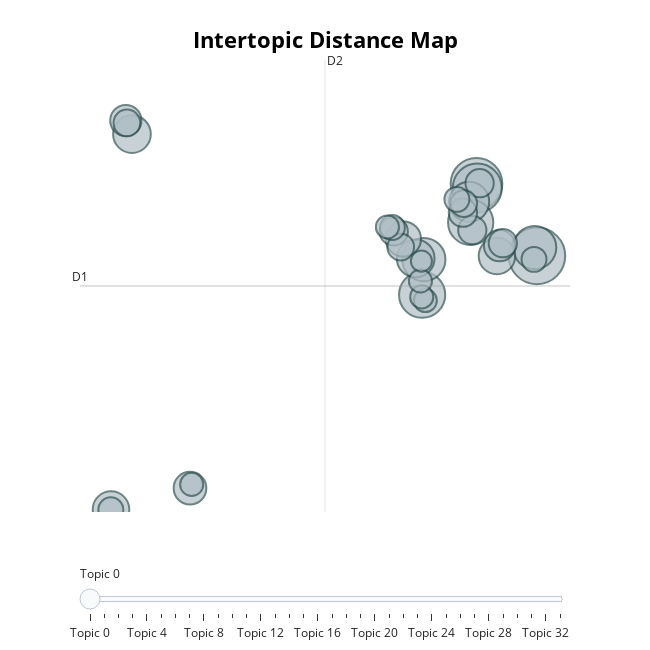

Notebook cell for this chart:
### Code cell
topic_model.visualize_topics()

### Figure 1 — Plotly figure (JSON) as saved in the notebook; plotly's stock layout.template omitted (floating-point values rounded to 4 significant figures)
{"data": [{"customdata": [[0, "pen | feet | refills | colors | 20", 36], [1, "petg | basics | amazon | priline | spool", 30], [2, "basics | amazon | kg | spool | pla", 27], [3, "paramount | 1kg | skin | military | 175mm", 24], [4, "22 | lbs | 003mm | 1kg | accuracy", 23], [5, "most | fdm | fit | fits | 22lbs", 21], [6, "made | usa | haze | in | the", 21], [7, "pla | accuracy | dimensional | mm | 002", 18], [8, "dorks | gizmo | printers | 22lb | 200g", 16], [9, "tpu | flexible | soft | 95a | jayo", 16], [10, "solutech | 10kg | real | lbs | 22", 15], [11, "amolen | change | includes | to | color", 15], [12, "size | diy | large | assembled | aluminum", 14], [13, "silk | shiny | gold | silky | shine", 12], [14, "abs | jet | up | on | reprap", 11], [15, "wood | no | printing | marble | pla", 11], [16, "ender | direct | extruder | drive | upgrade", 9], [17, "stronghero3d | ender3 | cr10 | net | weight", 9], [18, "esun | 22lbs | natural | gold | 3mm", 9], [19, "polymaker | bundle | casting | 3kg | polylite", 9], [20, "matte | esun | density | low | printers", 9], [21, "abs | 10 | durable | sunlu | bundle", 8], [22, "storage | dryer | box | remove | bags", 8], [23, "hatchbox | mm | kg | 003 | dimensional", 8], [24, "solutech | 10kg | 003 | 22 | lbs", 7], [25, "robotics | aio | 05 | belt | 002", 7], [26, "04mm | extruder | nozzle | nozzles | cleaner", 7], [27, "odor | sunlulow | as | mm | 175", 7], [28, "tape | strapping | fiberglass | reinforced | mil", 6], [29, "ninjatek | tpe5kg | ninjaflex | of | tpu", 6], [30, "tube | ptfe | pc4m6 | bowden | pieces", 6], [31, "008f39 | melca | manufacturing | iron | mm1kg220lb", 6], [32, "silk | dual | rainbow | coextrusion | color", 6], [33, "silk | fdm | shiny | fit | most", 5]], "hovertemplate": "<b>Topic %{customdata[0]}</b><br>%{customdata[1]}<br>Size: %{customdata[2]}", "legendgroup": "", "marker": {"color": "#B0BEC5", "line": {"color": "DarkSlateGrey", "width": 2}, "size": [36, 30, 27, 24, 23, 21, 21, 18, 16, 16, 15, 15, 14, 12, 11, 11, 9, 9, 9, 9, 9, 8, 8, 8, 7, 7, 7, 7, 6, 6, 6, 6, 6, 5], "sizemode": "area", "sizeref": 0.0225, "symbol": "circle"}, "mode": "markers", "name": "", "orientation": "v", "showlegend": false, "type": "scatter", "x": [13.5, 9.801, 9.85, 6.473, 9.446, 6.578, 13.36, 9.354, -11.29, 6.078, -12.57, 11.05, 5.322, -7.737, -11.67, 11.21, 4.733, 9.544, 9.992, 8.97, 11.41, -11.6, 5.164, 9.02, -12.58, 8.602, 4.653, 13.32, 6.668, 6.448, 4.35, 6.369, -7.634, 6.429], "xaxis": "x", "y": [7.441, 9.438, 9.324, 6.362, 8.368, 7.338, 7.671, 8.938, 10.82, 7.371, 0.4086, 7.438, 7.907, 1.001, 11.19, 7.723, 8.119, 8.155, 9.455, 8.637, 7.791, 11.13, 7.685, 8.891, 0.3991, 9.007, 8.227, 7.343, 6.202, 6.303, 8.242, 6.744, 1.104, 7.295], "yaxis": "y"}], "layout": {"annotations": [{"showarrow": false, "text": "D1", "x": -14.47, "y": 6.605, "yshift": 10}, {"showarrow": false, "text": "D2", "x": 0.5269, "xshift": 10, "y": 12.87}], "height": 650, "hoverlabel": {"bgcolor": "white", "font": {"family": "Rockwell", "size": 16}}, "legend": {"itemsizing": "constant", "tracegroupgap": 0}, "margin": {"t": 60}, "shapes": [{"line": {"color": "#CFD8DC", "width": 2}, "type": "line", "x0": 0.5269, "x1": 0.5269, "y0": 0.3392, "y1": 12.87}, {"line": {"color": "#9E9E9E", "width": 2}, "type": "line", "x0": -14.47, "x1": 15.53, "y0": 6.605, "y1": 6.605}], "sliders": [{"active": 0, "pad": {"t": 50}, "steps": [{"args": [{"marker.color": [["red", "#B0BEC5", "#B0BEC5", "#B0BEC5", "#B0BEC5", "#B0BEC5", "#B0BEC5", "#B0BEC5", "#B0BEC5", "#B0BEC5", "#B0BEC5", "#B0BEC5", "#B0BEC5", "#B0BEC5", "#B0BEC5", "#B0BEC5", "#B0BEC5", "#B0BEC5", "#B0BEC5", "#B0BEC5", "#B0BEC5", "#B0BEC5", "#B0BEC5", "#B0BEC5", "#B0BEC5", "#B0BEC5", "#B0BEC5", "#B0BEC5", "#B0BEC5", "#B0BEC5", "#B0BEC5", "#B0BEC5", "#B0BEC5", "#B0BEC5"]]}], "label": "Topic 0", "method": "update"}, {"args": [{"marker.color": [["#B0BEC5", "red", "#B0BEC5", "#B0BEC5", "#B0BEC5", "#B0BEC5", "#B0BEC5", "#B0BEC5", "#B0BEC5", "#B0BEC5", "#B0BEC5", "#B0BEC5", "#B0BEC5", "#B0BEC5", "#B0BEC5", "#B0BEC5", "#B0BEC5", "#B0BEC5", "#B0BEC5", "#B0BEC5", "#B0BEC5", "#B0BEC5", "#B0BEC5", "#B0BEC5", "#B0BEC5", "#B0BEC5", "#B0BEC5", "#B0BEC5", "#B0BEC5", "#B0BEC5", "#B0BEC5", "#B0BEC5", "#B0BEC5", "#B0BEC5"]]}], "label": "Topic 1", "method": "update"}, {"args": [{"marker.color": [["#B0BEC5", "#B0BEC5", "red", "#B0BEC5", "#B0BEC5", "#B0BEC5", "#B0BEC5", "#B0BEC5", "#B0BEC5", "#B0BEC5", "#B0BEC5", "#B0BEC5", "#B0BEC5", "#B0BEC5", "#B0BEC5", "#B0BEC5", "#B0BEC5", "#B0BEC5", "#B0BEC5", "#B0BEC5", "#B0BEC5", "#B0BEC5", "#B0BEC5", "#B0BEC5", "#B0BEC5", "#B0BEC5", "#B0BEC5", "#B0BEC5", "#B0BEC5", "#B0BEC5", "#B0BEC5", "#B0BEC5", "#B0BEC5", "#B0BEC5"]]}], "label": "Topic 2", "method": "update"}, {"args": [{"marker.color": [["#B0BEC5", "#B0BEC5", "#B0BEC5", "red", "#B0BEC5", "#B0BEC5", "#B0BEC5", "#B0BEC5", "#B0BEC5", "#B0BEC5", "#B0BEC5", "#B0BEC5", "#B0BEC5", "#B0BEC5", "#B0BEC5", "#B0BEC5", "#B0BEC5", "#B0BEC5", "#B0BEC5", "#B0BEC5", "#B0BEC5", "#B0BEC5", "#B0BEC5", "#B0BEC5", "#B0BEC5", "#B0BEC5", "#B0BEC5", "#B0BEC5", "#B0BEC5", "#B0BEC5", "#B0BEC5", "#B0BEC5", "#B0BEC5", "#B0BEC5"]]}], "label": "Topic 3", "method": "update"}, {"args": [{"marker.color": [["#B0BEC5", "#B0BEC5", "#B0BEC5", "#B0BEC5", "red", "#B0BEC5", "#B0BEC5", "#B0BEC5", "#B0BEC5", "#B0BEC5", "#B0BEC5", "#B0BEC5", "#B0BEC5", "#B0BEC5", "#B0BEC5", "#B0BEC5", "#B0BEC5", "#B0BEC5", "#B0BEC5", "#B0BEC5", "#B0BEC5", "#B0BEC5", "#B0BEC5", "#B0BEC5", "#B0BEC5", "#B0BEC5", "#B0BEC5", "#B0BEC5", "#B0BEC5", "#B0BEC5", "#B0BEC5", "#B0BEC5", "#B0BEC5", "#B0BEC5"]]}], "label": "Topic 4", "method": "update"}, {"args": [{"marker.color": [["#B0BEC5", "#B0BEC5", "#B0BEC5", "#B0BEC5", "#B0BEC5", "red", "#B0BEC5", "#B0BEC5", "#B0BEC5", "#B0BEC5", "#B0BEC5", "#B0BEC5", "#B0BEC5", "#B0BEC5", "#B0BEC5", "#B0BEC5", "#B0BEC5", "#B0BEC5", "#B0BEC5", "#B0BEC5", "#B0BEC5", "#B0BEC5", "#B0BEC5", "#B0BEC5", "#B0BEC5", "#B0BEC5", "#B0BEC5", "#B0BEC5", "#B0BEC5", "#B0BEC5", "#B0BEC5", "#B0BEC5", "#B0BEC5", "#B0BEC5"]]}], "label": "Topic 5", "method": "update"}, {"args": [{"marker.color": [["#B0BEC5", "#B0BEC5", "#B0BEC5", "#B0BEC5", "#B0BEC5", "#B0BEC5", "red", "#B0BEC5", "#B0BEC5", "#B0BEC5", "#B0BEC5", "#B0BEC5", "#B0BEC5", "#B0BEC5", "#B0BEC5", "#B0BEC5", "#B0BEC5", "#B0BEC5", "#B0BEC5", "#B0BEC5", "#B0BEC5", "#B0BEC5", "#B0BEC5", "#B0BEC5", "#B0BEC5", "#B0BEC5", "#B0BEC5", "#B0BEC5", "#B0BEC5", "#B0BEC5", "#B0BEC5", "#B0BEC5", "#B0BEC5", "#B0BEC5"]]}], "label": "Topic 6", "method": "update"}, {"args": [{"marker.color": [["#B0BEC5", "#B0BEC5", "#B0BEC5", "#B0BEC5", "#B0BEC5", "#B0BEC5", "#B0BEC5", "red", "#B0BEC5", "#B0BEC5", "#B0BEC5", "#B0BEC5", "#B0BEC5", "#B0BEC5", "#B0BEC5", "#B0BEC5", "#B0BEC5", "#B0BEC5", "#B0BEC5", "#B0BEC5", "#B0BEC5", "#B0BEC5", "#B0BEC5", "#B0BEC5", "#B0BEC5", "#B0BEC5", "#B0BEC5", "#B0BEC5", "#B0BEC5", "#B0BEC5", "#B0BEC5", "#B0BEC5", "#B0BEC5", "#B0BEC5"]]}], "label": "Topic 7", "method": "update"}, {"args": [{"marker.color": [["#B0BEC5", "#B0BEC5", "#B0BEC5", "#B0BEC5", "#B0BEC5", "#B0BEC5", "#B0BEC5", "#B0BEC5", "red", "#B0BEC5", "#B0BEC5", "#B0BEC5", "#B0BEC5", "#B0BEC5", "#B0BEC5", "#B0BEC5", "#B0BEC5", "#B0BEC5", "#B0BEC5", "#B0BEC5", "#B0BEC5", "#B0BEC5", "#B0BEC5", "#B0BEC5", "#B0BEC5", "#B0BEC5", "#B0BEC5", "#B0BEC5", "#B0BEC5", "#B0BEC5", "#B0BEC5", "#B0BEC5", "#B0BEC5", "#B0BEC5"]]}], "label": "Topic 8", "method": "update"}, {"args": [{"marker.color": [["#B0BEC5", "#B0BEC5", "#B0BEC5", "#B0BEC5", "#B0BEC5", "#B0BEC5", "#B0BEC5", "#B0BEC5", "#B0BEC5", "red", "#B0BEC5", "#B0BEC5", "#B0BEC5", "#B0BEC5", "#B0BEC5", "#B0BEC5", "#B0BEC5", "#B0BEC5", "#B0BEC5", "#B0BEC5", "#B0BEC5", "#B0BEC5", "#B0BEC5", "#B0BEC5", "#B0BEC5", "#B0BEC5", "#B0BEC5", "#B0BEC5", "#B0BEC5", "#B0BEC5", "#B0BEC5", "#B0BEC5", "#B0BEC5", "#B0BEC5"]]}], "label": "Topic 9", "method": "update"}, {"args": [{"marker.color": [["#B0BEC5", "#B0BEC5", "#B0BEC5", "#B0BEC5", "#B0BEC5", "#B0BEC5", "#B0BEC5", "#B0BEC5", "#B0BEC5", "#B0BEC5", "red", "#B0BEC5", "#B0BEC5", "#B0BEC5", "#B0BEC5", "#B0BEC5", "#B0BEC5", "#B0BEC5", "#B0BEC5", "#B0BEC5", "#B0BEC5", "#B0BEC5", "#B0BEC5", "#B0BEC5", "#B0BEC5", "#B0BEC5", "#B0BEC5", "#B0BEC5", "#B0BEC5", "#B0BEC5", "#B0BEC5", "#B0BEC5", "#B0BEC5", "#B0BEC5"]]}], "label": "Topic 10", "method": "update"}, {"args": [{"marker.color": [["#B0BEC5", "#B0BEC5", "#B0BEC5", "#B0BEC5", "#B0BEC5", "#B0BEC5", "#B0BEC5", "#B0BEC5", "#B0BEC5", "#B0BEC5", "#B0BEC5", "red", "#B0BEC5", "#B0BEC5", "#B0BEC5", "#B0BEC5", "#B0BEC5", "#B0BEC5", "#B0BEC5", "#B0BEC5", "#B0BEC5", "#B0BEC5", "#B0BEC5", "#B0BEC5", "#B0BEC5", "#B0BEC5", "#B0BEC5", "#B0BEC5", "#B0BEC5", "#B0BEC5", "#B0BEC5", "#B0BEC5", "#B0BEC5", "#B0BEC5"]]}], "label": "Topic 11", "method": "update"}, {"args": [{"marker.color": [["#B0BEC5", "#B0BEC5", "#B0BEC5", "#B0BEC5", "#B0BEC5", "#B0BEC5", "#B0BEC5", "#B0BEC5", "#B0BEC5", "#B0BEC5", "#B0BEC5", "#B0BEC5", "red", "#B0BEC5", "#B0BEC5", "#B0BEC5", "#B0BEC5", "#B0BEC5", "#B0BEC5", "#B0BEC5", "#B0BEC5", "#B0BEC5", "#B0BEC5", "#B0BEC5", "#B0BEC5", "#B0BEC5", "#B0BEC5", "#B0BEC5", "#B0BEC5", "#B0BEC5", "#B0BEC5", "#B0BEC5", "#B0BEC5", "#B0BEC5"]]}], "label": "Topic 12", "method": "update"}, {"args": [{"marker.color": [["#B0BEC5", "#B0BEC5", "#B0BEC5", "#B0BEC5", "#B0BEC5", "#B0BEC5", "#B0BEC5", "#B0BEC5", "#B0BEC5", "#B0BEC5", "#B0BEC5", "#B0BEC5", "#B0BEC5", "red", "#B0BEC5", "#B0BEC5", "#B0BEC5", "#B0BEC5", "#B0BEC5", "#B0BEC5", "#B0BEC5", "#B0BEC5", "#B0BEC5", "#B0BEC5", "#B0BEC5", "#B0BEC5", "#B0BEC5", "#B0BEC5", "#B0BEC5", "#B0BEC5", "#B0BEC5", "#B0BEC5", "#B0BEC5", "#B0BEC5"]]}], "label": "Topic 13", "method": "update"}, {"args": [{"marker.color": [["#B0BEC5", "#B0BEC5", "#B0BEC5", "#B0BEC5", "#B0BEC5", "#B0BEC5", "#B0BEC5", "#B0BEC5", "#B0BEC5", "#B0BEC5", "#B0BEC5", "#B0BEC5", "#B0BEC5", "#B0BEC5", "red", "#B0BEC5", "#B0BEC5", "#B0BEC5", "#B0BEC5", "#B0BEC5", "#B0BEC5", "#B0BEC5", "#B0BEC5", "#B0BEC5", "#B0BEC5", "#B0BEC5", "#B0BEC5", "#B0BEC5", "#B0BEC5", "#B0BEC5", "#B0BEC5", "#B0BEC5", "#B0BEC5", "#B0BEC5"]]}], "label": "Topic 14", "method": "update"}, {"args": [{"marker.color": [["#B0BEC5", "#B0BEC5", "#B0BEC5", "#B0BEC5", "#B0BEC5", "#B0BEC5", "#B0BEC5", "#B0BEC5", "#B0BEC5", "#B0BEC5", "#B0BEC5", "#B0BEC5", "#B0BEC5", "#B0BEC5", "#B0BEC5", "red", "#B0BEC5", "#B0BEC5", "#B0BEC5", "#B0BEC5", "#B0BEC5", "#B0BEC5", "#B0BEC5", "#B0BEC5", "#B0BEC5", "#B0BEC5", "#B0BEC5", "#B0BEC5", "#B0BEC5", "#B0BEC5", "#B0BEC5", "#B0BEC5", "#B0BEC5", "#B0BEC5"]]}], "label": "Topic 15", "method": "update"}, {"args": [{"marker.color": [["#B0BEC5", "#B0BEC5", "#B0BEC5", "#B0BEC5", "#B0BEC5", "#B0BEC5", "#B0BEC5", "#B0BEC5", "#B0BEC5", "#B0BEC5", "#B0BEC5", "#B0BEC5", "#B0BEC5", "#B0BEC5", "#B0BEC5", "#B0BEC5", "red", "#B0BEC5", "#B0BEC5", "#B0BEC5", "#B0BEC5", "#B0BEC5", "#B0BEC5", "#B0BEC5", "#B0BEC5", "#B0BEC5", "#B0BEC5", "#B0BEC5", "#B0BEC5", "#B0BEC5", "#B0BEC5", "#B0BEC5", "#B0BEC5", "#B0BEC5"]]}], "label": "Topic 16", "method": "update"}, {"args": [{"marker.color": [["#B0BEC5", "#B0BEC5", "#B0BEC5", "#B0BEC5", "#B0BEC5", "#B0BEC5", "#B0BEC5", "#B0BEC5", "#B0BEC5", "#B0BEC5", "#B0BEC5", "#B0BEC5", "#B0BEC5", "#B0BEC5", "#B0BEC5", "#B0BEC5", "#B0BEC5", "red", "#B0BEC5", "#B0BEC5", "#B0BEC5", "#B0BEC5", "#B0BEC5", "#B0BEC5", "#B0BEC5", "#B0BEC5", "#B0BEC5", "#B0BEC5", "#B0BEC5", "#B0BEC5", "#B0BEC5", "#B0BEC5", "#B0BEC5", "#B0BEC5"]]}], "label": "Topic 17", "method": "update"}, {"args": [{"marker.color": [["#B0BEC5", "#B0BEC5", "#B0BEC5", "#B0BEC5", "#B0BEC5", "#B0BEC5", "#B0BEC5", "#B0BEC5", "#B0BEC5", "#B0BEC5", "#B0BEC5", "#B0BEC5", "#B0BEC5", "#B0BEC5", "#B0BEC5", "#B0BEC5", "#B0BEC5", "#B0BEC5", "red", "#B0BEC5", "#B0BEC5", "#B0BEC5", "#B0BEC5", "#B0BEC5", "#B0BEC5", "#B0BEC5", "#B0BEC5", "#B0BEC5", "#B0BEC5", "#B0BEC5", "#B0BEC5", "#B0BEC5", "#B0BEC5", "#B0BEC5"]]}], "label": "Topic 18", "method": "update"}, {"args": [{"marker.color": [["#B0BEC5", "#B0BEC5", "#B0BEC5", "#B0BEC5", "#B0BEC5", "#B0BEC5", "#B0BEC5", "#B0BEC5", "#B0BEC5", "#B0BEC5", "#B0BEC5", "#B0BEC5", "#B0BEC5", "#B0BEC5", "#B0BEC5", "#B0BEC5", "#B0BEC5", "#B0BEC5", "#B0BEC5", "red", "#B0BEC5", "#B0BEC5", "#B0BEC5", "#B0BEC5", "#B0BEC5", "#B0BEC5", "#B0BEC5", "#B0BEC5", "#B0BEC5", "#B0BEC5", "#B0BEC5", "#B0BEC5", "#B0BEC5", "#B0BEC5"]]}], "label": "Topic 19", "method": "update"}, {"args": [{"marker.color": [["#B0BEC5", "#B0BEC5", "#B0BEC5", "#B0BEC5", "#B0BEC5", "#B0BEC5", "#B0BEC5", "#B0BEC5", "#B0BEC5", "#B0BEC5", "#B0BEC5", "#B0BEC5", "#B0BEC5", "#B0BEC5", "#B0BEC5", "#B0BEC5", "#B0BEC5", "#B0BEC5", "#B0BEC5", "#B0BEC5", "red", "#B0BEC5", "#B0BEC5", "#B0BEC5", "#B0BEC5", "#B0BEC5", "#B0BEC5", "#B0BEC5", "#B0BEC5", "#B0BEC5", "#B0BEC5", "#B0BEC5", "#B0BEC5", "#B0BEC5"]]}], "label": "Topic 20", "method": "update"}, {"args": [{"marker.color": [["#B0BEC5", "#B0BEC5", "#B0BEC5", "#B0BEC5", "#B0BEC5", "#B0BEC5", "#B0BEC5", "#B0BEC5", "#B0BEC5", "#B0BEC5", "#B0BEC5", "#B0BEC5", "#B0BEC5", "#B0BEC5", "#B0BEC5", "#B0BEC5", "#B0BEC5", "#B0BEC5", "#B0BEC5", "#B0BEC5", "#B0BEC5", "red", "#B0BEC5", "#B0BEC5", "#B0BEC5", "#B0BEC5", "#B0BEC5", "#B0BEC5", "#B0BEC5", "#B0BEC5", "#B0BEC5", "#B0BEC5", "#B0BEC5", "#B0BEC5"]]}], "label": "Topic 21", "method": "update"}, {"args": [{"marker.color": [["#B0BEC5", "#B0BEC5", "#B0BEC5", "#B0BEC5", "#B0BEC5", "#B0BEC5", "#B0BEC5", "#B0BEC5", "#B0BEC5", "#B0BEC5", "#B0BEC5", "#B0BEC5", "#B0BEC5", "#B0BEC5", "#B0BEC5", "#B0BEC5", "#B0BEC5", "#B0BEC5", "#B0BEC5", "#B0BEC5", "#B0BEC5", "#B0BEC5", "red", "#B0BEC5", "#B0BEC5", "#B0BEC5", "#B0BEC5", "#B0BEC5", "#B0BEC5", "#B0BEC5", "#B0BEC5", "#B0BEC5", "#B0BEC5", "#B0BEC5"]]}], "label": "Topic 22", "method": "update"}, {"args": [{"marker.color": [["#B0BEC5", "#B0BEC5", "#B0BEC5", "#B0BEC5", "#B0BEC5", "#B0BEC5", "#B0BEC5", "#B0BEC5", "#B0BEC5", "#B0BEC5", "#B0BEC5", "#B0BEC5", "#B0BEC5", "#B0BEC5", "#B0BEC5", "#B0BEC5", "#B0BEC5", "#B0BEC5", "#B0BEC5", "#B0BEC5", "#B0BEC5", "#B0BEC5", "#B0BEC5", "red", "#B0BEC5", "#B0BEC5", "#B0BEC5", "#B0BEC5", "#B0BEC5", "#B0BEC5", "#B0BEC5", "#B0BEC5", "#B0BEC5", "#B0BEC5"]]}], "label": "Topic 23", "method": "update"}, {"args": [{"marker.color": [["#B0BEC5", "#B0BEC5", "#B0BEC5", "#B0BEC5", "#B0BEC5", "#B0BEC5", "#B0BEC5", "#B0BEC5", "#B0BEC5", "#B0BEC5", "#B0BEC5", "#B0BEC5", "#B0BEC5", "#B0BEC5", "#B0BEC5", "#B0BEC5", "#B0BEC5", "#B0BEC5", "#B0BEC5", "#B0BEC5", "#B0BEC5", "#B0BEC5", "#B0BEC5", "#B0BEC5", "red", "#B0BEC5", "#B0BEC5", "#B0BEC5", "#B0BEC5", "#B0BEC5", "#B0BEC5", "#B0BEC5", "#B0BEC5", "#B0BEC5"]]}], "label": "Topic 24", "method": "update"}, {"args": [{"marker.color": [["#B0BEC5", "#B0BEC5", "#B0BEC5", "#B0BEC5", "#B0BEC5", "#B0BEC5", "#B0BEC5", "#B0BEC5", "#B0BEC5", "#B0BEC5", "#B0BEC5", "#B0BEC5", "#B0BEC5", "#B0BEC5", "#B0BEC5", "#B0BEC5", "#B0BEC5", "#B0BEC5", "#B0BEC5", "#B0BEC5", "#B0BEC5", "#B0BEC5", "#B0BEC5", "#B0BEC5", "#B0BEC5", "red", "#B0BEC5", "#B0BEC5", "#B0BEC5", "#B0BEC5", "#B0BEC5", "#B0BEC5", "#B0BEC5", "#B0BEC5"]]}], "label": "Topic 25", "method": "update"}, {"args": [{"marker.color": [["#B0BEC5", "#B0BEC5", "#B0BEC5", "#B0BEC5", "#B0BEC5", "#B0BEC5", "#B0BEC5", "#B0BEC5", "#B0BEC5", "#B0BEC5", "#B0BEC5", "#B0BEC5", "#B0BEC5", "#B0BEC5", "#B0BEC5", "#B0BEC5", "#B0BEC5", "#B0BEC5", "#B0BEC5", "#B0BEC5", "#B0BEC5", "#B0BEC5", "#B0BEC5", "#B0BEC5", "#B0BEC5", "#B0BEC5", "red", "#B0BEC5", "#B0BEC5", "#B0BEC5", "#B0BEC5", "#B0BEC5", "#B0BEC5", "#B0BEC5"]]}], "label": "Topic 26", "method": "update"}, {"args": [{"marker.color": [["#B0BEC5", "#B0BEC5", "#B0BEC5", "#B0BEC5", "#B0BEC5", "#B0BEC5", "#B0BEC5", "#B0BEC5", "#B0BEC5", "#B0BEC5", "#B0BEC5", "#B0BEC5", "#B0BEC5", "#B0BEC5", "#B0BEC5", "#B0BEC5", "#B0BEC5", "#B0BEC5", "#B0BEC5", "#B0BEC5", "#B0BEC5", "#B0BEC5", "#B0BEC5", "#B0BEC5", "#B0BEC5", "#B0BEC5", "#B0BEC5", "red", "#B0BEC5", "#B0BEC5", "#B0BEC5", "#B0BEC5", "#B0BEC5", "#B0BEC5"]]}], "label": "Topic 27", "method": "update"}, {"args": [{"marker.color": [["#B0BEC5", "#B0BEC5", "#B0BEC5", "#B0BEC5", "#B0BEC5", "#B0BEC5", "#B0BEC5", "#B0BEC5", "#B0BEC5", "#B0BEC5", "#B0BEC5", "#B0BEC5", "#B0BEC5", "#B0BEC5", "#B0BEC5", "#B0BEC5", "#B0BEC5", "#B0BEC5", "#B0BEC5", "#B0BEC5", "#B0BEC5", "#B0BEC5", "#B0BEC5", "#B0BEC5", "#B0BEC5", "#B0BEC5", "#B0BEC5", "#B0BEC5", "red", "#B0BEC5", "#B0BEC5", "#B0BEC5", "#B0BEC5", "#B0BEC5"]]}], "label": "Topic 28", "method": "update"}, {"args": [{"marker.color": [["#B0BEC5", "#B0BEC5", "#B0BEC5", "#B0BEC5", "#B0BEC5", "#B0BEC5", "#B0BEC5", "#B0BEC5", "#B0BEC5", "#B0BEC5", "#B0BEC5", "#B0BEC5", "#B0BEC5", "#B0BEC5", "#B0BEC5", "#B0BEC5", "#B0BEC5", "#B0BEC5", "#B0BEC5", "#B0BEC5", "#B0BEC5", "#B0BEC5", "#B0BEC5", "#B0BEC5", "#B0BEC5", "#B0BEC5", "#B0BEC5", "#B0BEC5", "#B0BEC5", "red", "#B0BEC5", "#B0BEC5", "#B0BEC5", "#B0BEC5"]]}], "label": "Topic 29", "method": "update"}, {"args": [{"marker.color": [["#B0BEC5", "#B0BEC5", "#B0BEC5", "#B0BEC5", "#B0BEC5", "#B0BEC5", "#B0BEC5", "#B0BEC5", "#B0BEC5", "#B0BEC5", "#B0BEC5", "#B0BEC5", "#B0BEC5", "#B0BEC5", "#B0BEC5", "#B0BEC5", "#B0BEC5", "#B0BEC5", "#B0BEC5", "#B0BEC5", "#B0BEC5", "#B0BEC5", "#B0BEC5", "#B0BEC5", "#B0BEC5", "#B0BEC5", "#B0BEC5", "#B0BEC5", "#B0BEC5", "#B0BEC5", "red", "#B0BEC5", "#B0BEC5", "#B0BEC5"]]}], "label": "Topic 30", "method": "update"}, {"args": [{"marker.color": [["#B0BEC5", "#B0BEC5", "#B0BEC5", "#B0BEC5", "#B0BEC5", "#B0BEC5", "#B0BEC5", "#B0BEC5", "#B0BEC5", "#B0BEC5", "#B0BEC5", "#B0BEC5", "#B0BEC5", "#B0BEC5", "#B0BEC5", "#B0BEC5", "#B0BEC5", "#B0BEC5", "#B0BEC5", "#B0BEC5", "#B0BEC5", "#B0BEC5", "#B0BEC5", "#B0BEC5", "#B0BEC5", "#B0BEC5", "#B0BEC5", "#B0BEC5", "#B0BEC5", "#B0BEC5", "#B0BEC5", "red", "#B0BEC5", "#B0BEC5"]]}], "label": "Topic 31", "method": "update"}, {"args": [{"marker.color": [["#B0BEC5", "#B0BEC5", "#B0BEC5", "#B0BEC5", "#B0BEC5", "#B0BEC5", "#B0BEC5", "#B0BEC5", "#B0BEC5", "#B0BEC5", "#B0BEC5", "#B0BEC5", "#B0BEC5", "#B0BEC5", "#B0BEC5", "#B0BEC5", "#B0BEC5", "#B0BEC5", "#B0BEC5", "#B0BEC5", "#B0BEC5", "#B0BEC5", "#B0BEC5", "#B0BEC5", "#B0BEC5", "#B0BEC5", "#B0BEC5", "#B0BEC5", "#B0BEC5", "#B0BEC5", "#B0BEC5", "#B0BEC5", "red", "#B0BEC5"]]}], "label": "Topic 32", "method": "update"}, {"args": [{"marker.color": [["#B0BEC5", "#B0BEC5", "#B0BEC5", "#B0BEC5", "#B0BEC5", "#B0BEC5", "#B0BEC5", "#B0BEC5", "#B0BEC5", "#B0BEC5", "#B0BEC5", "#B0BEC5", "#B0BEC5", "#B0BEC5", "#B0BEC5", "#B0BEC5", "#B0BEC5", "#B0BEC5", "#B0BEC5", "#B0BEC5", "#B0BEC5", "#B0BEC5", "#B0BEC5", "#B0BEC5", "#B0BEC5", "#B0BEC5", "#B0BEC5", "#B0BEC5", "#B0BEC5", "#B0BEC5", "#B0BEC5", "#B0BEC5", "#B0BEC5", "red"]]}], "label": "Topic 33", "method": "update"}]}], "title": {"font": {"color": "Black", "size": 22}, "text": "<b>Intertopic Distance Map</b>", "x": 0.5, "xanchor": "center", "y": 0.95, "yanchor": "top"}, "width": 650, "xaxis": {"anchor": "y", "domain": [0, 1], "range": [-14.47, 15.53], "title": {"text": ""}, "visible": false}, "yaxis": {"anchor": "x", "domain": [0, 1], "range": [0.3392, 12.87], "title": {"text": ""}, "visible": false}}}
